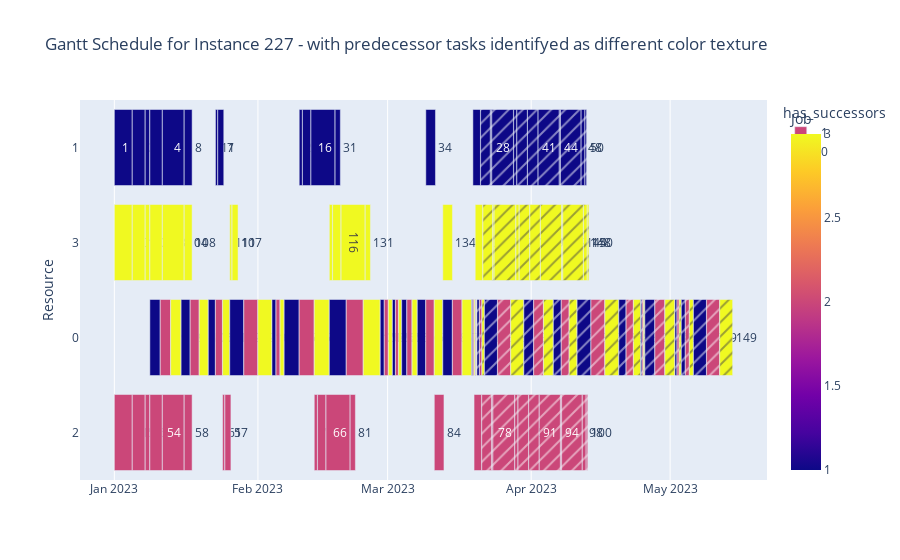

Source (notebook cell):
### Code cell
solutions_filepath = "../data/solutions/MMTSP-SAC-tests/"
instances_path = "../data/input/HRTInstances"
instance_number = 227

instance = read_input_files.read_file(
    os.path.join(instances_path, f"Instance_{instance_number}.txt")
)

df = read_solutions_files.get_solution_from_instance(
    solutions_filepath, instances_path, instance_number
)
# gantt.plot_gantt_chart(df, instance_number)
gantt.plot_gantt_chart_with_predecessor_flag(
    prepare_resources.add_predecessor_flag(df, instance), instance_number
)
